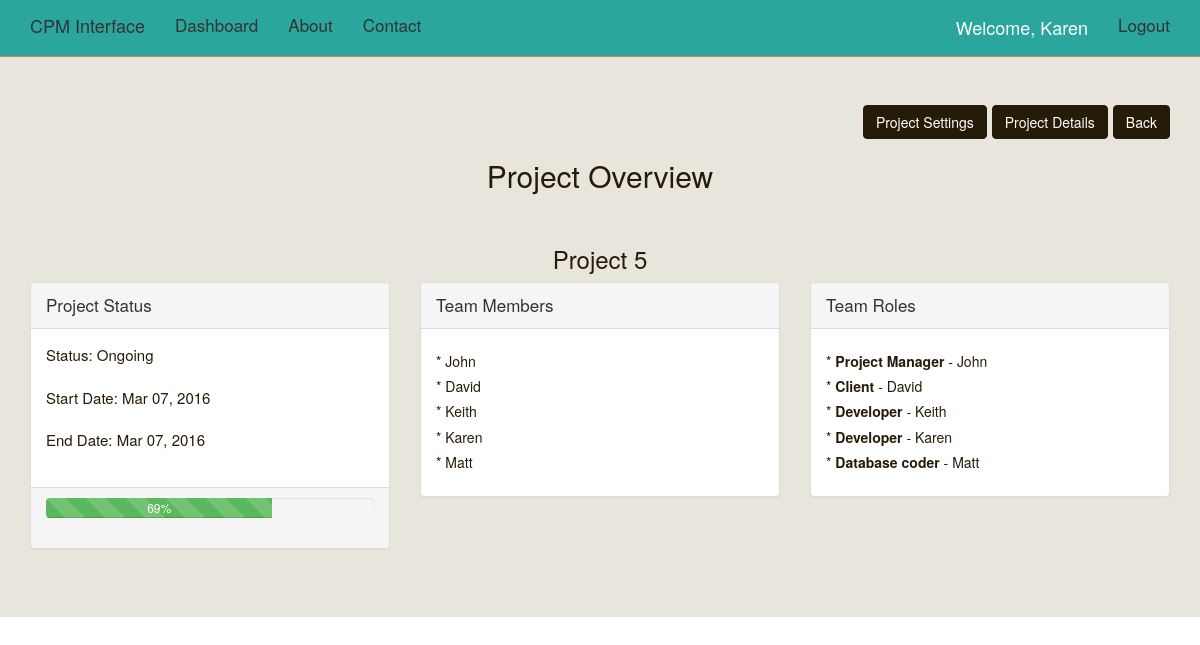
Page /projectoverview/Project 5/ (signed in) on the committed database.
### cpm/models.py (models this page shows, shortened)
class Project(models.Model):
	name = models.CharField(max_length=50, blank=False, null=False, unique=True)
	status = models.CharField(max_length=15,blank = False,null=False)
	completion = models.IntegerField(blank=False, null=False,validators=[MaxValueValidator(100), MinValueValidator(1)])
	start_date = models.DateTimeField()
	end_date = models.DateTimeField()

class Team(models.Model):
	project_name = models.ForeignKey('Project',unique=False)
	member_name = models.CharField(max_length=50, blank=False, null=False)
	member_role = models.ForeignKey('Role')

class Role(models.Model):
	name = models.CharField(max_length=50, blank=False, null=False)
	def __unicode__(self):
		return str(self.name)

### cpm/views.py (the view)
# urls.py: url(r'^projectoverview/(?P<name>.*)/$', cpm.views.projectoverview, name='projectoverview'),
def projectoverview(request,name):
    print request.POST
    print name
    project_data = Project.objects.get(name=name)
    try:
      team_data = None
      team_data = Team.objects.filter(project_name=project_data.id)
    except Team.DoesNotExist:
       team_data = None
    context={
        "project_data":project_data,
        "team_data":team_data,
    }
    return render(request,"project_overview.html",context)

### templates/project_overview.html (shortened to what this page needs)
{% extends "base.html" %}
{% load staticfiles %}
{% block jumbotron %}
<div class="jumbotron">
<div class="container">
<div class="btn-toolbar">
<a type = "button "class="btn btn-default pull-right" href="{% url 'profile' %}">Back</a>
<a type = "button "class="btn btn-default pull-right" href="{% url 'projectdetails' name=project_data.name %}">Project Details</a>
<a type = "button "class="btn btn-default pull-right" href="{% url 'projectsettings' name=project_data.name %}">Project Settings</a>
</div>
<div class="row">
<div class='col-sm-12'>
<h2 class="text-align-center">Project Overview </h2>
<br>
<h3  class="text-align-center">{{project_data.name}}</h3>
<div class='row'>
	<div class='col-md-4'>
		<div class="panel panel-default">
		    <div class="panel-heading">Project Status</div>
		    <div class="panel-body" style='font-size:15px;'>
		    Status: {{project_data.status}}<br><br>
		    Start Date: {{project_data.start_date|date:"M d, Y" }}<br><br>
		    End Date: {{project_data.end_date|date:"M d, Y" }}<br><br>
		    </div>
		    <div class="panel-footer">
			 	<div class="progress">
					  <div class="progress-bar progress-bar-success progress-bar-striped active" role="progressbar"
					  aria-valuenow="40" aria-valuemin="0" aria-valuemax="100" style="width:{{project_data.completion}}%">
					    {{project_data.completion}}%
					  </div>
				</div>
			</div>
  		</div>
	</div>
	<div class='col-md-4'>
		<div class="panel panel-default">
		    <div class="panel-heading">Team Members</div>
		    <div class="panel-body" style='font-size:15px;'>
		    {% if not team_data.empty %}
			    {% for member in team_data %}
			    	<h5>* {{member.member_name}}</h5>
			    {% endfor %}
			{% endif %}
		    </div>
  		</div>
	</div>
	<div class='col-md-4'>
		<div class="panel panel-default">
		    <div class="panel-heading">Team Roles</div>
		    <div class="panel-body" style='font-size:15px;'>
		     {% if team_data %}
			    {% for member in team_data %}
			    	<h5>* <b>{{member.member_role}}</b> - {{member.member_name}}</h5>
			    {% endfor %}
			 {% endif %}
		     </div>
  		</div>
	</div>
</div>
</div>
</div>
</div>
{% endblock %}

### templates/nav_bar.html (shortened to what this page needs)
{% load staticfiles %}
<nav class="navbar navbar-default navbar-static-top">
      <div class="container">
        <div class="navbar-header">
          <a class="navbar-brand" href="{% url 'home' %}">CPM Interface</a>
        </div>
        <div id="navbar" class="navbar-collapse collapse">
          <ul class="nav navbar-nav">
            {% if not request.user.is_authenticated %}
            <li><a href="{% url 'home' %}">Home</a></li>
            <li><a href="{% url 'about' %}">About</a></li>
            <li><a href="{% url 'contact' %}">Contact</a></li>
            {% else %}
            <li><a href="{% url 'profile' %}">Dashboard</a></li>
            <li><a href="{% url 'about' %}">About</a></li>
            <li><a href="{% url 'contact' %}">Contact</a></li>
            {% endif %}
          </ul>
          <ul class="nav navbar-nav navbar-right">
          {% if request.user.is_authenticated %}
            <p class="navbar-text">Welcome, {{request.user}}</p>
            <li><a href="{% url 'auth_logout'%}">Logout</a></li>
            {% else %}
            <li><a href="{% url 'registration_register'%}">Register</a></li>
            {% endif %}
          </ul>
        </div>
      </div>
    </nav>

### static_in_pro/our_static/css/navbar-static-top.css (style rules this page uses)
body { min-height: 2000px; }
.navbar-static-top { margin-bottom: 0px !important; background-color: rgba(22, 158, 148, 0.91); border-color: #b9944a; }
.navbar-default .navbar-brand { color:#333; }
.navbar-default .navbar-nav>li>a { color:#333; }

### static_in_pro/our_static/css/custom-css.css (style rules this page uses)
.text-align-center { text-align:center; }

### rows in the picture
Project: name "Project 5", status "Ongoing", start_date "Mar 07, 2016", end_date "Mar 07, 2016", completion "69"
Team: member_name "John", member_role "Project Manager"
Team: member_name "David", member_role "Client"
Team: member_name "Keith", member_role "Developer"
Team: member_name "Karen", member_role "Developer"
Team: member_name "Matt", member_role "Database coder"

### other values in the picture
{{ request.user }} "Karen"
